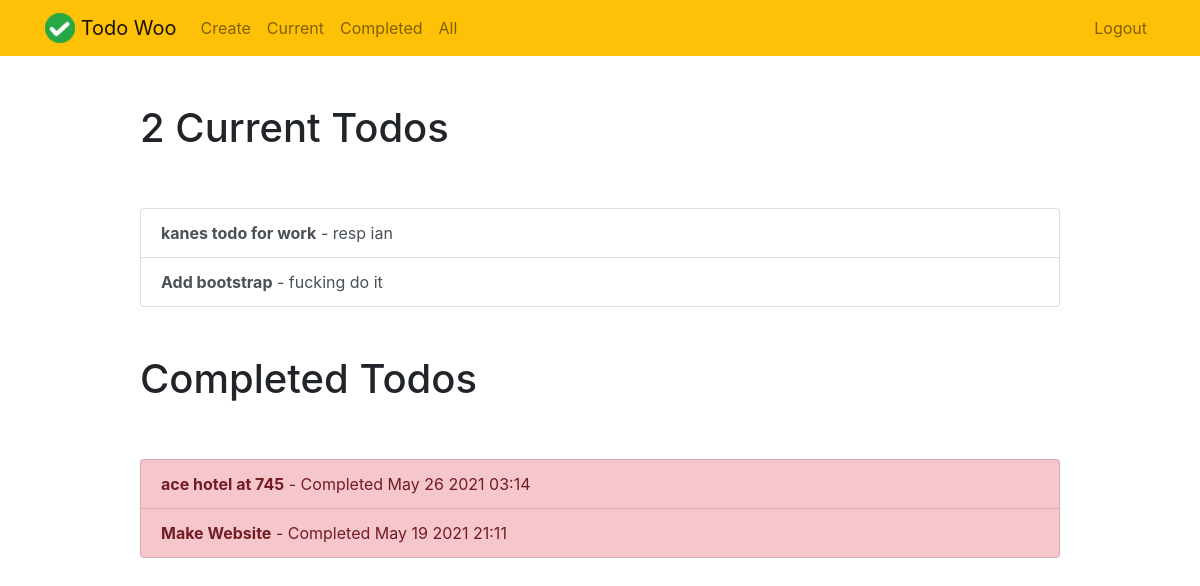
/all/ (signed in), run on the app's committed database.
### todo/models.py (models this page shows, shortened)
class Todo(models.Model):
    title = models.CharField(max_length=100)
    memo = models.TextField(blank=True)
    created = models.DateTimeField(auto_now_add=True)
    datecompleted = models.DateTimeField(null=True, blank=True)
    important = models.BooleanField(default=False)
    user = models.ForeignKey(User, on_delete=models.CASCADE) # foreign key relationship

### todo/views.py (the view)
# urls.py: path('all/', views.alltodos, name='alltodos'),
@login_required
def alltodos(request):
    completedtodos = Todo.objects.filter(user=request.user, datecompleted__isnull=False).order_by('-datecompleted')
    currenttodos = Todo.objects.filter(user=request.user, datecompleted__isnull=True)
    return render(request, 'todo/alltodos.html', {'completedtodos':completedtodos, 'currenttodos':currenttodos})

### todo/templates/todo/alltodos.html
{% extends "todo/base.html" %}
{% block content %}
    <div class="row justify-content-center mt-5">
        <div class="col-md-10">
            {% if currenttodos %}
                 <h1>{{ currenttodos.count }} Current Todo{{ currenttodos.count|pluralize }}</h1>
            {% else %}
                           <h1>Current Todos</h1>
            {% endif %}
        </div>
    </div>
    <div class="row justify-content-center mt-5">
        <div class="col-md-10">
        {% if currenttodos %}
            <div class="list-group">
                {% for todo in currenttodos %}
                    <a href="{% url 'viewtodo' todo.id %}" class="list-group-item list-group-item-action{% if todo.important %} list-group-item-danger{% endif %}"><b>{{ todo.title }}</b>{% if todo.memo %} - {{ todo.memo|truncatechars:30 }}{% endif %}</a>
                {% endfor %}
            </div>
        {% else %}
            <div class="text-center">
                <h2>Looks like you don't have any todos! Nice work.</h2>
            <br>
            <a role="button" class="btn btn-primary" href="{% url 'createtodo' %}">Create New Todo</a>
            </div>
        {% endif %}
        </div>
    </div>
    <div class="row justify-content-center mt-5">
        <div class="col-md-10">
            <h1>Completed Todos</h1>
        </div>
    </div>
    <div class="row justify-content-center mt-5">
        <div class="col-md-10">
            <div class="list-group">
                {% for todo in completedtodos %}
                    <a href="{% url 'viewtodo' todo.id %}" class="list-group-item list-group-item-action{% if todo.important %} list-group-item-danger{% endif %}"><b>{{ todo.title }}</b> - Completed {{ todo.datecompleted|date:'M j Y H:i' }}</a>
                {% endfor %}
            </div>
        </div>
    </div>
{% endblock %}

### data on the page
Todo: title "kanes todo for work", memo "resp ian"
Todo: title "Add bootstrap", memo "fucking do it"
Todo: title "ace hotel at 745", datecompleted "May 26 2021 03:14"
Todo: title "Make Website", datecompleted "May 19 2021 21:11"

### other printed values
{{ currenttodos.count }} "2"
